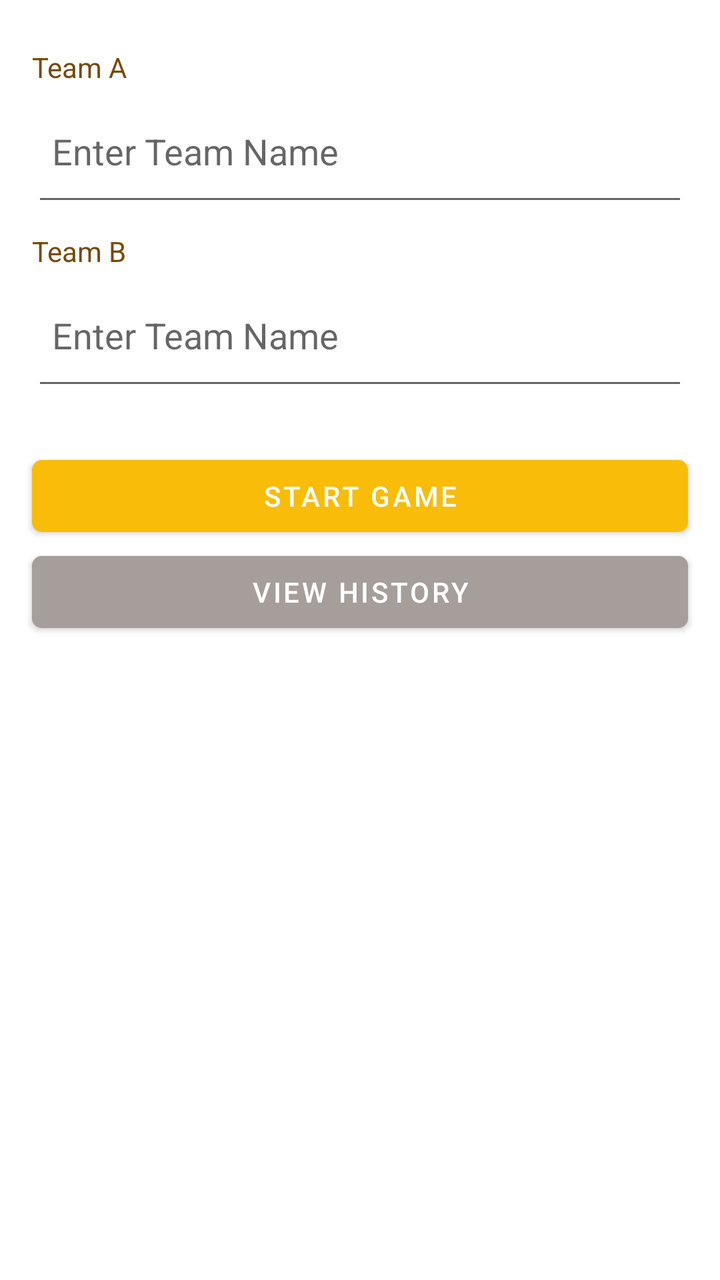
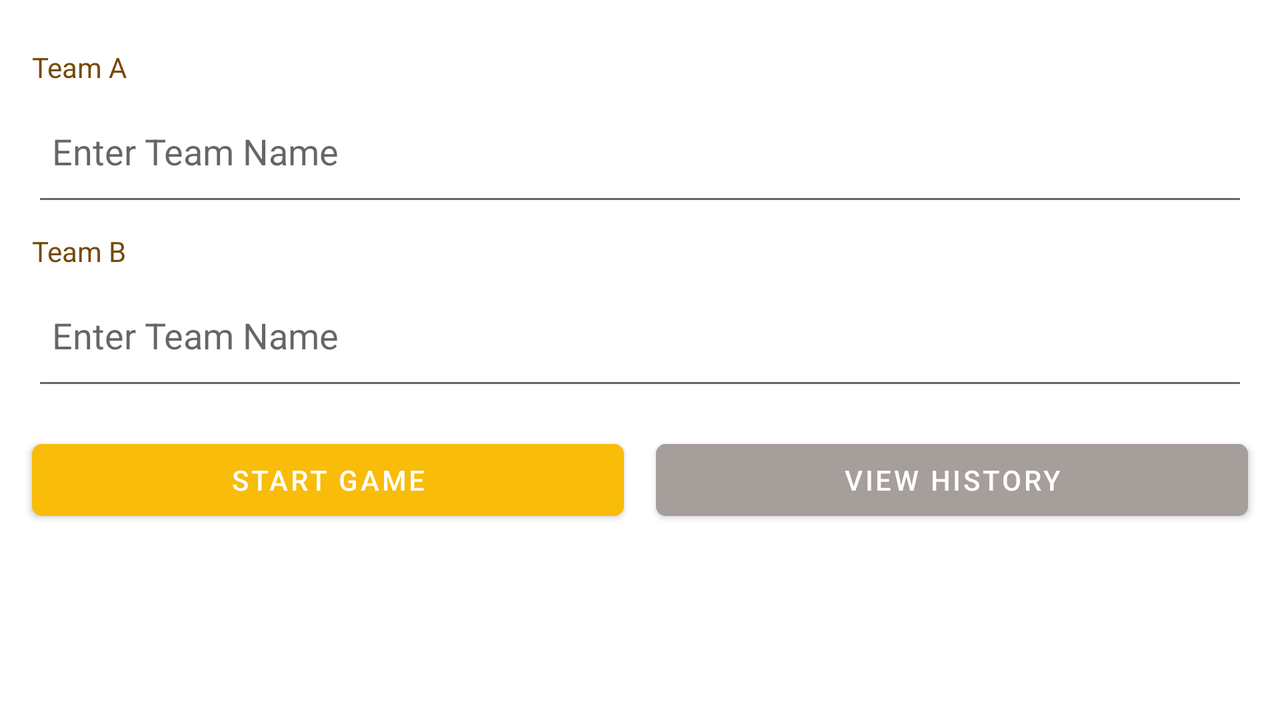

The same Android screen from two of the app's own layout files: first res/layout/ as a phone draws it, then the repository's variant for another configuration, drawn on a device whose configuration selects that folder. Both files follow.
<!-- AndroidManifest.xml: application theme Theme.CourtCounter -->
<!-- res/layout/activity_home.xml -->
<?xml version="1.0" encoding="utf-8"?>
<androidx.constraintlayout.widget.ConstraintLayout xmlns:android="http://schemas.android.com/apk/res/android"
    xmlns:app="http://schemas.android.com/apk/res-auto"
    xmlns:tools="http://schemas.android.com/tools"
    android:layout_width="match_parent"
    android:layout_height="match_parent"
    tools:context=".ui.HomeActivity">

    <EditText
        android:id="@+id/editTextText_teamA"
        android:layout_width="0dp"
        android:layout_height="65dp"
        android:layout_marginStart="16dp"
        android:layout_marginEnd="16dp"
        android:elevation="2dp"
        android:ems="10"
        android:hint="Enter Team Name"
        android:inputType="textPersonName"
        android:padding="10dp"
        app:layout_constraintEnd_toEndOf="parent"
        app:layout_constraintStart_toStartOf="parent"
        app:layout_constraintTop_toBottomOf="@+id/textView2" />

    <EditText
        android:id="@+id/editText_teamB"
        android:layout_width="0dp"
        android:layout_height="65dp"
        android:layout_marginStart="16dp"
        android:layout_marginEnd="16dp"
        android:elevation="2dp"
        android:ems="10"
        android:hint="Enter Team Name"
        android:inputType="textPersonName"
        android:padding="10dp"
        app:layout_constraintEnd_toEndOf="parent"
        app:layout_constraintStart_toStartOf="parent"
        app:layout_constraintTop_toBottomOf="@+id/textView4" />

    <TextView
        android:id="@+id/textView2"
        android:layout_width="wrap_content"
        android:layout_height="wrap_content"
        android:layout_marginStart="16dp"
        android:layout_marginTop="24dp"
        android:text="Team A"
        android:textColor="@color/brown"
        app:layout_constraintStart_toStartOf="parent"
        app:layout_constraintTop_toTopOf="parent" />

    <TextView
        android:id="@+id/textView4"
        android:layout_width="wrap_content"
        android:layout_height="wrap_content"
        android:layout_marginStart="16dp"
        android:layout_marginTop="8dp"
        android:text="Team B"
        android:textColor="@color/brown"
        app:layout_constraintStart_toStartOf="parent"
        app:layout_constraintTop_toBottomOf="@+id/editTextText_teamA" />

    <Button
        android:id="@+id/button_start"
        android:layout_width="0dp"
        android:layout_height="wrap_content"
        android:layout_marginStart="16dp"
        android:layout_marginTop="24dp"
        android:layout_marginEnd="16dp"
        android:shadowColor="#1B1919"
        android:text="Start Game"
        app:cornerRadius="5dp"
        app:layout_constraintEnd_toEndOf="parent"
        app:layout_constraintHorizontal_bias="0.0"
        app:layout_constraintStart_toStartOf="parent"
        app:layout_constraintTop_toBottomOf="@+id/editText_teamB" />

    <Button
        android:id="@+id/button_game_home_history"
        android:layout_width="0dp"
        android:layout_height="wrap_content"
        android:layout_marginStart="16dp"
        android:layout_marginEnd="16dp"
        android:backgroundTint="#A69E9B"
        android:text="View History"
        app:cornerRadius="5dp"
        app:layout_constraintEnd_toEndOf="parent"
        app:layout_constraintStart_toStartOf="parent"
        app:layout_constraintTop_toBottomOf="@+id/button_start" />

</androidx.constraintlayout.widget.ConstraintLayout>
<!-- resources referenced by this layout -->
<resources>
  <color name="brown">#774906</color>
  <style name="Theme.CourtCounter" parent="Theme.MaterialComponents.DayNight.DarkActionBar">
          
          <item name="colorPrimary">@color/yellow</item>
          <item name="colorPrimaryVariant">@color/yellow</item>
          <item name="colorOnPrimary">@color/white</item>
          
          <item name="colorSecondary">@color/yellow</item>
          <item name="colorSecondaryVariant">@color/teal_700</item>
          <item name="colorOnSecondary">@color/black</item>
          
          <item name="android:statusBarColor" tools:targetApi="l">?attr/colorPrimaryVariant</item>
          
      </style>
  <color name="yellow">#FFF8BC09</color>
  <color name="white">#FFFFFFFF</color>
  <color name="teal_700">#FF018786</color>
  <color name="black">#FF000000</color>
</resources>
<!-- res/layout-land/activity_home.xml (the repository's variant of the layout above) -->
<!-- drawn on the phone turned sideways -->
<?xml version="1.0" encoding="utf-8"?>
<androidx.constraintlayout.widget.ConstraintLayout xmlns:android="http://schemas.android.com/apk/res/android"
    xmlns:app="http://schemas.android.com/apk/res-auto"
    xmlns:tools="http://schemas.android.com/tools"
    android:layout_width="match_parent"
    android:layout_height="match_parent"
    tools:context=".ui.HomeActivity">

    <EditText
        android:id="@+id/editTextText_teamA"
        android:layout_width="0dp"
        android:layout_height="65dp"
        android:layout_marginStart="16dp"
        android:layout_marginEnd="16dp"
        android:elevation="2dp"
        android:ems="10"
        android:hint="@string/enter_team_name"
        android:inputType="textPersonName"
        android:padding="10dp"
        app:layout_constraintEnd_toEndOf="parent"
        app:layout_constraintStart_toStartOf="parent"
        app:layout_constraintTop_toBottomOf="@+id/textView2" />

    <EditText
        android:id="@+id/editText_teamB"
        android:layout_width="0dp"
        android:layout_height="65dp"
        android:layout_marginStart="16dp"
        android:layout_marginEnd="16dp"
        android:elevation="2dp"
        android:ems="10"
        android:hint="@string/enter_team_name"
        android:inputType="textPersonName"
        android:padding="10dp"
        app:layout_constraintEnd_toEndOf="parent"
        app:layout_constraintStart_toStartOf="parent"
        app:layout_constraintTop_toBottomOf="@+id/textView4" />

    <TextView
        android:id="@+id/textView2"
        android:layout_width="wrap_content"
        android:layout_height="wrap_content"
        android:layout_marginStart="16dp"
        android:layout_marginTop="24dp"
        android:text="@string/team_a"
        android:textColor="@color/brown"
        app:layout_constraintStart_toStartOf="parent"
        app:layout_constraintTop_toTopOf="parent" />

    <TextView
        android:id="@+id/textView4"
        android:layout_width="wrap_content"
        android:layout_height="wrap_content"
        android:layout_marginStart="16dp"
        android:layout_marginTop="8dp"
        android:text="@string/team_b"
        android:textColor="@color/brown"
        app:layout_constraintStart_toStartOf="parent"
        app:layout_constraintTop_toBottomOf="@+id/editTextText_teamA" />

    <Button
        android:id="@+id/button_start"
        android:layout_width="0dp"
        android:layout_height="wrap_content"
        android:layout_marginStart="16dp"
        android:layout_marginTop="16dp"
        android:layout_marginEnd="8dp"
        android:layout_marginBottom="16dp"
        android:shadowColor="#1B1919"
        android:text="@string/start_game"
        app:cornerRadius="5dp"
        app:layout_constraintBottom_toBottomOf="parent"
        app:layout_constraintEnd_toStartOf="@+id/button_game_home_history"
        app:layout_constraintHorizontal_bias="0.02"
        app:layout_constraintStart_toStartOf="parent"
        app:layout_constraintTop_toBottomOf="@+id/editText_teamB"
        app:layout_constraintVertical_bias="0.0" />

    <Button
        android:id="@+id/button_game_home_history"
        android:layout_width="0dp"
        android:layout_height="wrap_content"
        android:layout_marginStart="8dp"
        android:layout_marginTop="16dp"
        android:layout_marginEnd="16dp"
        android:layout_marginBottom="16dp"
        android:backgroundTint="#A69E9B"
        android:text="@string/view_history"
        app:cornerRadius="5dp"
        app:layout_constraintBottom_toBottomOf="parent"
        app:layout_constraintEnd_toEndOf="parent"
        app:layout_constraintStart_toEndOf="@+id/button_start"
        app:layout_constraintTop_toBottomOf="@+id/editText_teamB"
        app:layout_constraintVertical_bias="0.0" />

</androidx.constraintlayout.widget.ConstraintLayout>
<!-- resources referenced by the variant -->
<!-- as the phone turned sideways resolves them -->
<resources>
  <color name="brown">#774906</color>
  <string name="enter_team_name">Enter Team Name</string>
  <string name="start_game">Start Game</string>
  <string name="team_a">Team A</string>
  <string name="team_b">Team B</string>
  <string name="view_history">View History</string>
  <style name="Theme.CourtCounter" parent="Theme.MaterialComponents.DayNight.DarkActionBar">
          
          <item name="colorPrimary">@color/yellow</item>
          <item name="colorPrimaryVariant">@color/yellow</item>
          <item name="colorOnPrimary">@color/white</item>
          
          <item name="colorSecondary">@color/yellow</item>
          <item name="colorSecondaryVariant">@color/teal_700</item>
          <item name="colorOnSecondary">@color/black</item>
          
          <item name="android:statusBarColor" tools:targetApi="l">?attr/colorPrimaryVariant</item>
          
      </style>
  <color name="yellow">#FFF8BC09</color>
  <color name="white">#FFFFFFFF</color>
  <color name="teal_700">#FF018786</color>
  <color name="black">#FF000000</color>
</resources>
